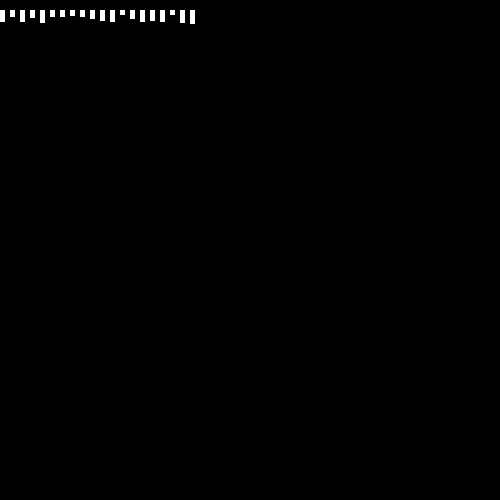
Frame 1 (no input)
Frame 60 (no input): identical to frame 1, image omitted
Frame 120 (the mouse pressed at the canvas centre since frame 60): identical to frame 1, image omitted

The p5.js sketch that drew this single still picture (run headless with seeded random() and noise() and a simulated clock; from frame 60 on, the mouse is pressed at the canvas centre):

// p5.js sketch
// ── sketch.js
var  blipwidth = 5;
var blipheight = [];
var total = 20;

function setup() {
  for (var i = 0; i < total; i++) {
  blipheight[i] = int(random(5, 15)); //randomly choose a starting X point
  }
  
}

function draw() {
  createCanvas(500,500);
  background(0);
  fill(255);
  noStroke();
  for (var j = 0; j < total; j++) {
    rect(j * 10, 10, blipwidth, blipheight[j]); //x,y,w,h
  }
  
  print(blipheight);
  
}
